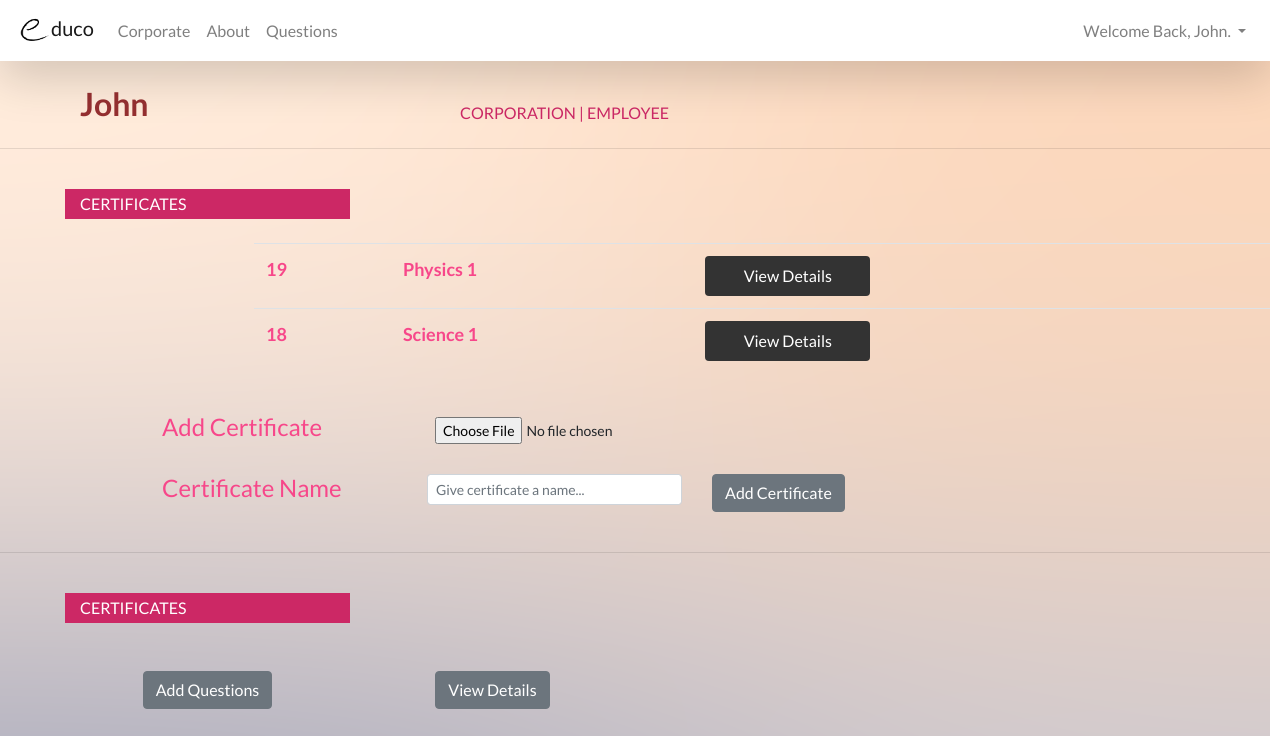
Before: /website/corporate/corporate_main_menu.php (signed in) with the older database file.
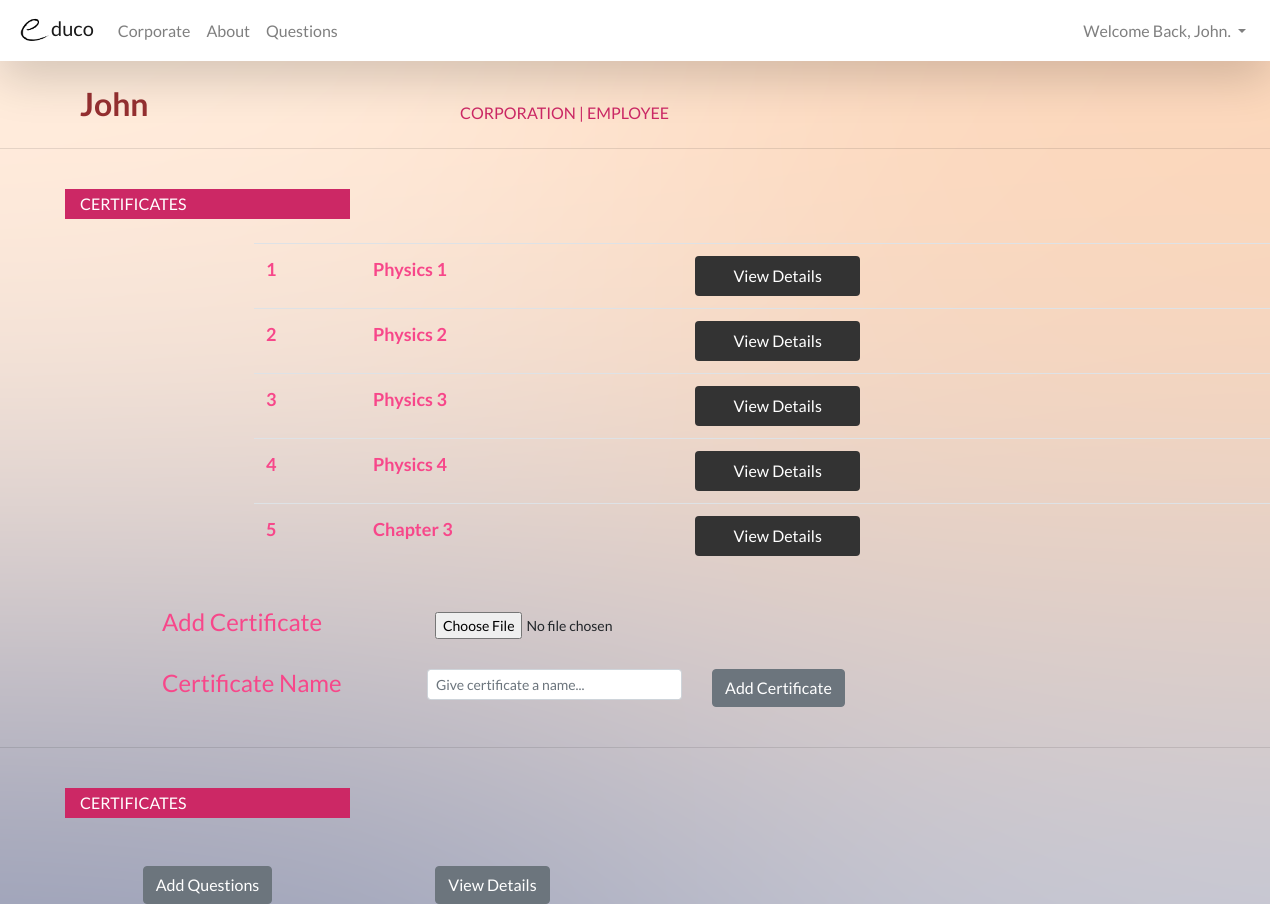
After: the same page with the newer database file.
### tables this page shows
CREATE TABLE IF NOT EXISTS `certificate` (
  `Cert_No` int(10) NOT NULL AUTO_INCREMENT,
  `Corp_ID` int(10) NOT NULL,
  `Cert_File` varchar(255) NOT NULL,
  `Cert_Name` varchar(50) DEFAULT NULL,
  PRIMARY KEY (`Cert_No`)
);

### website/corporate/corporate_main_menu.php (the view, shortened to what this page needs)
<!DOCTYPE html>
<html>
<head>
<?php include($_SERVER["DOCUMENT_ROOT"].'/template/header.php'); ?>
</head>
<body>
<?php include($_SERVER["DOCUMENT_ROOT"].'/template/corporatenavbar.php'); ?>
<br/>
<div class="container">
  <div class="row">
    <div class="col-lg-4">
      <h4 class="float-left" style="font-size: 2em; color: #953031; font-weight: bold;">
      <?php echo $_SESSION['user']; ?>
      </h4>
    </div>
    <div class="col-lg-8">
      <h4 class="float-left" style="font-size: 1em; color: #CC2865; padding-top: 18px;">
      CORPORATION | EMPLOYEE
      </h4>
    </div>
  </div>
</div>
<hr/><br/>
<div class="container">
  <div class="row">
    <div class="col-sm-3" style="background-color: #CC2865; color: white; text-align: center; padding-top: 3px; height: 30px;">
      <p class="float-left">CERTIFICATES</p>
    </div>
  </div>
</div>
<br/>
<table class="table table-hover" style="margin-left: 20%; width: 80%;">
  <tbody style="color: #F7478A; font-size: 18px; font-weight: bold;">
<?php
$conn = mysqli_connect('localhost','root','','educo');
$sql = "SELECT Cert_No,Cert_Name FROM certificate";
$result = mysqli_query($conn, $sql);
while($row = mysqli_fetch_array($result))
{
  echo "<tr>";
  echo "<td>" . $row['Cert_No'] . "</td>";
  echo "<td>" . $row['Cert_Name'] . "</td>";
  echo "<td>";
  echo "<button class= btn btn-primary style='width: 165px; height: 40px; color: white; background-color:       #333333;'onclick=\"window.location.href='corporate_certificate_performance.php?id=".$row['Cert_No']."'\">View Details</button></td>";
  echo "</tr>";
  }
  echo "</table>";
?>
<br/>
  <form method="post" action="add_certificate_function.php" enctype="multipart/form-data">
    <div class="container" style="margin-left: 10%;">
      <div class="row">
        <div class="col-3">
          <h4 style="color: #F7478A; font-size: 1.5em; text-indent: 20px;">Add Certificate</h4>
        </div>
        <div class="col-3">
            <input type="file" id="fileupload" name="fileupload" class="form-control-file form-control-sm">
        </div>
      </div>
      <br/>
      <div class="row">
        <div class="col-3">
          <h4 style="color: #F7478A; font-size: 1.5em; text-indent: 20px;">Certificate Name</h4>
        </div>
        <div class="col-3">
            <input type="text" id="certname" name="certname" required="required" placeholder="Give certificate a name..." class="form-control form-control-sm">
        </div>
        <div class="col-2">
            <button type="submit" class="btn btn-secondary">Add Certificate</button>
        </div>
      </div>
    </div>
  </form>
<br/><hr/><br/>
<div class="container">
  <div class="row">
    <div class="col-sm-3" style="background-color: #CC2865; color: white; text-align: center; padding-top: 3px; height: 30px;">
      <p class="float-left">CERTIFICATES</p>
    </div>
  </div>
<br/><br/>
<center>
  <div class="row">
    <div class="col-3">
      <button onclick="window.location.href='add_question_corporate.php'" class="btn btn-secondary">Add Questions</button>
    </div>
    <div class="col-3">
      <button onclick="window.location.href='corporate_submitted_questions.php'" class="btn btn-secondary">View Details</button>
    </div>
  </div>
</center>
</div>
</body>
</html>

### template/header.php (shortened to what this page needs)
<link rel="stylesheet" href="https://stackpath.bootstrapcdn.com/bootstrap/4.2.1/css/bootstrap.min.css">
<link rel="stylesheet" href="https://use.fontawesome.com/releases/v5.6.3/css/all.css">
<link rel="stylesheet" type="text/css" href="/template/main.css">

### template/corporatenavbar.php (shortened to what this page needs)
<nav class="navbar navbar-expand-lg navbar-light bg-white shadow-lg sticky-top" style="background-color: #e3f2fd;">
  <a class="navbar-brand" href="/website/corporate/corporate_main_menu.php"><img src="/Pictures/e.png" height="35" width="35">duco</a>
  <div class="collapse navbar-collapse" id="navbarNavDropdown">
    <ul class="navbar-nav mr-auto">
      <li class="nav-item">
        <a class="nav-link" href="/website/corporate/corporate_main_menu.php">Corporate</a>
      </li>
      <li class="nav-item">
        <a class="nav-link" href="/website/general/aboutus.php">About</a>
      </li>
      <li class="nav-item">
        <a class="nav-link" href="/website/corporate/corporate_submitted_questions.php">Questions</a>
      </li>
    </ul>
    <ul class="navbar-nav">
      <li class="nav-item dropdown">
        <a class="nav-link dropdown-toggle" href="#" id="navbarDropdownMenuLink" role="button" data-toggle="dropdown" aria-haspopup="true" aria-expanded="false">
          Welcome Back, <?php echo $_SESSION['user']; ?>.
        </a>
      </li>
    </ul>
  </div>
</nav>

### template/header.php (style rules this page uses)
body { font-family: 'Lato' !important; background-color: #FAFAFA !important; }

### website/corporate/corporate_main_menu.php (style rules this page uses)
body { background-image: url("/pictures/Corporate Background.png"); background-repeat: no-repeat; background-size: 100%; }

Changed rows visible on the page:
removed certificate: Cert_No "19", Cert_Name "Physics 1"
removed certificate: Cert_No "18", Cert_Name "Science 1"
added certificate: Cert_No "1", Cert_Name "Physics 1"
added certificate: Cert_No "2", Cert_Name "Physics 2"
added certificate: Cert_No "3", Cert_Name "Physics 3"
added certificate: Cert_No "4", Cert_Name "Physics 4"
added certificate: Cert_No "5", Cert_Name "Chapter 3"
